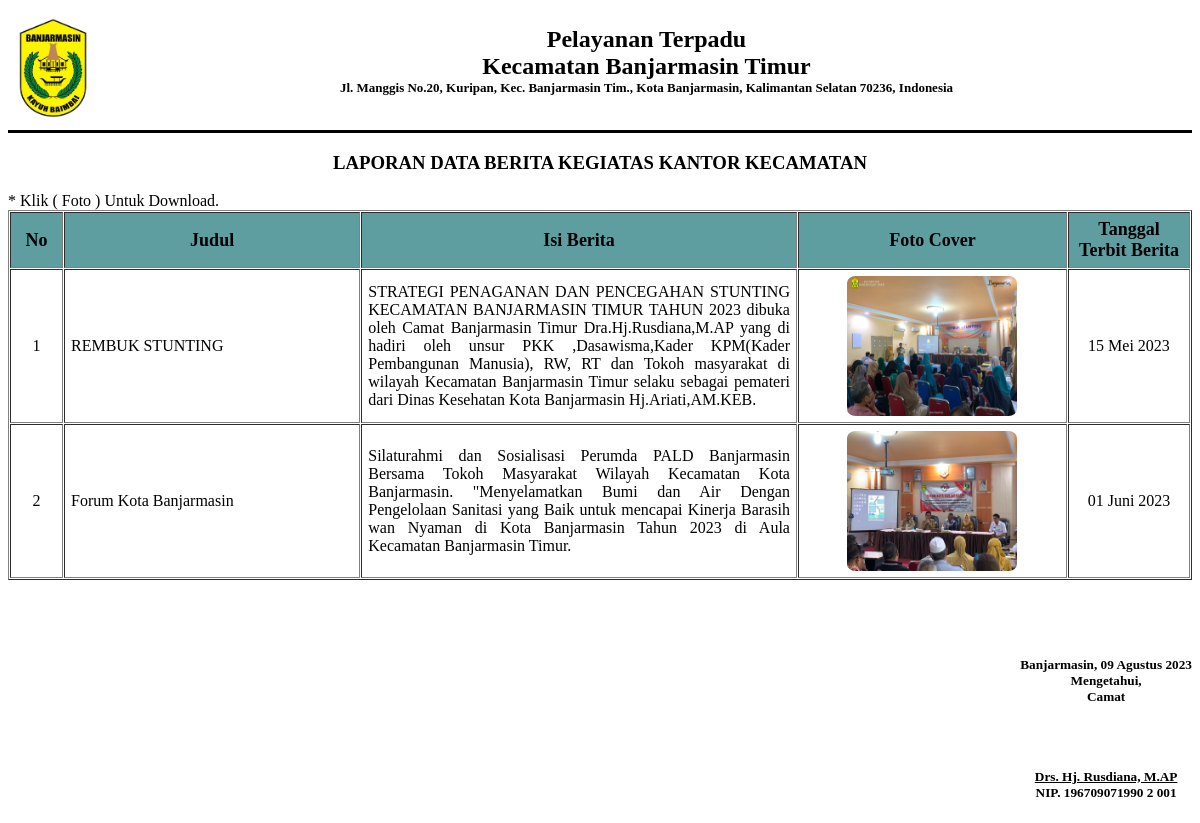
Screenshot of /laporan/l_news.php with the database file from the repository.
### tables this page shows
CREATE TABLE `news` (
  `idNews` int(11) NOT NULL,
  `title` varchar(150) NOT NULL,
  `newsText` varchar(550) NOT NULL,
  `foto` varchar(225) NOT NULL,
  `tanggal` date NOT NULL
);

### laporan/l_news.php (the view, shortened to what this page needs)
<?php
include "../db/koneksi.php";
$no = 1;
if (isset($_POST['cetak6'])) {
    $tgl1 = $_POST['tgl1'];
    $tgl2 = $_POST['tgl2'];
    $sql = mysqli_query($link, "SELECT * FROM news WHERE tanggal BETWEEN '$tgl1' AND '$tgl2' ORDER BY tanggal ");
    $label = 'LAPORAN DATA BERITA KEGIATAS KANTOR KECAMATAN   <br> Tanggal : ' . tgl($tgl1) . ' s/d ' . tgl($tgl2);
} else {
    $sql = mysqli_query($link, "SELECT * FROM news ORDER BY tanggal  ");
    $label = 'LAPORAN DATA BERITA KEGIATAS KANTOR KECAMATAN ';
}
$bln = array(
    '01' => 'Januari',
    '02' => 'Februari',
    '03' => 'Maret',
    '04' => 'April',
    '05' => 'Mei',
    '06' => 'Juni',
    '07' => 'Juli',
    '08' => 'Agustus',
    '09' => 'September',
    '10' => 'Oktober',
    '11' => 'November',
    '12' => 'Desember'
);
function tgl($tanggal)
{
    $bulan = array(
        1 =>   'Januari',
        'Februari',
        'Maret',
        'April',
        'Mei',
        'Juni',
        'Juli',
        'Agustus',
        'September',
        'Oktober',
        'November',
        'Desember'
    );
    $pecahkan = explode('-', $tanggal);
    return $pecahkan[2] . ' ' . $bulan[(int) $pecahkan[1]] . ' ' . $pecahkan[0];
}
?>
<!DOCTYPE html>
<html>
<head>
</head>
<body>
    <img src="../image/bjm.png" alt="Logo" align="left" width="90" height="120">
    <p align="center"><b>
            <br>
            <font size="5">Pelayanan Terpadu <br> Kecamatan Banjarmasin Timur </font><br>
            <font size="2">Jl. Manggis No.20, Kuripan, Kec. Banjarmasin Tim., Kota Banjarmasin, Kalimantan Selatan
                70236, Indonesia </font><br>
            <br>
            <hr size="3px" color="black">
        </b></p>
    <h3>
        <center>
            <?php echo $label ?>
        </center>
    </h3>
    <div class="row">
        <div class="col-sm-12">
            <div class="card-box table-responsive">
                <table border="1" cellspacing="1" cellpadding="6" width="100%">
                    <thead style="background-color: #5F9EA0">
                        <tr>
                            <th style="text-align: center; font-size: 18px; width:3%;">No</th>
                            <th style="text-align: center; font-size: 18px; width:17%;">Judul</th>
                            <th style="text-align: center; font-size: 18px; width:25%;">Isi Berita</th>
                            <th style="text-align: center; font-size: 18px; width:15%;">Foto Cover</th>
                            <th style="text-align: center; font-size: 18px; width:7%;">Tanggal Terbit Berita</th>
                        </tr>
                    </thead>
                    <tbody>
                        <?php while ($data = mysqli_fetch_array($sql)) { ?>
                            <tr>
                                <td align="center"><?php echo $no++; ?></td>
                                <td align="left"><?= $data['title']; ?></td>
                                <td align="justify"> <?= $data['newsText']; ?></td>
                                <td class="w-10" align="center">
                                    <?php echo "<a href='$data[foto]' download><img src='$data[foto]' width='170' height='140' style='border-radius: 5%;' /></a>"; ?>
                                </td>
                                <td align="center"><?= tgl($data['tanggal']) ?></td>
                            </tr>
                        <?php } ?>
                    </tbody>
                </table>
            </div>
        </div>
    </div>
    <br>
    <br>
    <br>
    <div style="text-align: center; display: inline-block; float: right;">
        <h5>
            Banjarmasin, <?php echo date('d') . ' ' . $bln[date('m')] . ' ' . date('Y') ?><br>
            Mengetahui,<br>
            Camat<br>
            <br><br>
            <br><br>
            <u><b>Drs. Hj. Rusdiana, M.AP </b></u><br>
            <b>NIP. 196709071990 2 001</b><br>
        </h5>
    </div>
</body>
</html>

### laporan/l_news.php (style rules this page uses)
a { color: var(--bs-link-color); text-decoration: none; }

### rows the page displays
news: title "REMBUK STUNTING", newsText "STRATEGI PENAGANAN DAN PENCEGAHAN STUNTING KECAMATAN BANJARMASIN TIMUR TAHUN 2023 dibuka oleh Camat Banjarmasin Timur Dra.Hj.Rusdiana,M.AP yang di hadiri oleh unsur PKK ,Dasawisma,Kader KPM(Kader Pembangunan Manusia), RW, RT dan Tokoh masyarakat di wilayah Kecamatan Banjarmasin Timur selaku sebagai pemateri dari Dinas Kesehatan Kota Banjarmasin Hj.Ariati,AM.KEB.", foto (picture), tanggal "15 Mei 2023"
news: title "Forum Kota Banjarmasin", newsText "Silaturahmi dan Sosialisasi Perumda PALD Banjarmasin Bersama Tokoh Masyarakat Wilayah Kecamatan Kota Banjarmasin. \"Menyelamatkan Bumi dan Air Dengan Pengelolaan Sanitasi yang Baik untuk mencapai Kinerja Barasih wan Nyaman di Kota Banjarmasin Tahun 2023 di Aula Kecamatan Banjarmasin Timur.", foto (picture), tanggal "01 Juni 2023"

### other values shown
$label "LAPORAN DATA BERITA KEGIATAS KANTOR KECAMATAN"
